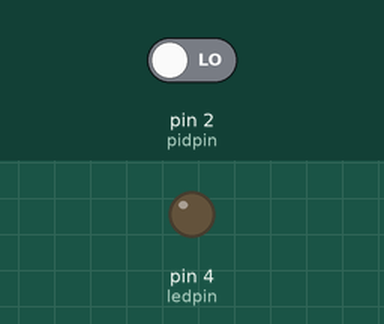
Simulated run of this sketch. Board: Arduino Uno, built with avr-gcc and run on an emulated ATmega328P. On the bench: output pins drawn as LEDs (lit = HIGH). Inputs (shaded band) come from the test bench; at power-on: pin 2 (pidpin) LOW. What the sketch prints to the serial monitor is not drawn.

Above: at 1.2 s.
1.3 s: pin 2 (pidpin) driven HIGH
Timing chart, 0 to 4.3 s (numbered marks = the images above; inputs shaded):
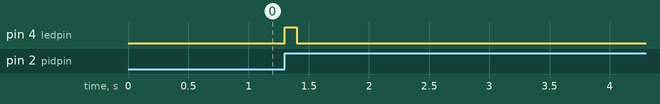

Measured:
- after the input at 1.3 s, pin 4 (ledpin): LOW → HIGH at once, → LOW 0.10 s later

The sketch:

PID_proto.ino
```cpp
volatile int ledstate = LOW;

int ledpin = 4;
int pidpin = 2;

void setup()
{
    pinMode(ledpin,OUTPUT);
    pinMode(pidpin,INPUT);
    attachInterrupt(digitalPinToInterrupt(pidpin),p_ISR,RISING);
    Serial.begin(9600);
}

void loop()
{
    if(ledstate ==HIGH)
    {
        delay(100);
        ledstate = !ledstate;
        digitalWrite(ledpin,ledstate);
    }
}

void p_ISR()
{
    ledstate = !ledstate;
    Serial.print(ledstate);
    Serial.print("\n");
    digitalWrite(ledpin,ledstate);
}
```
